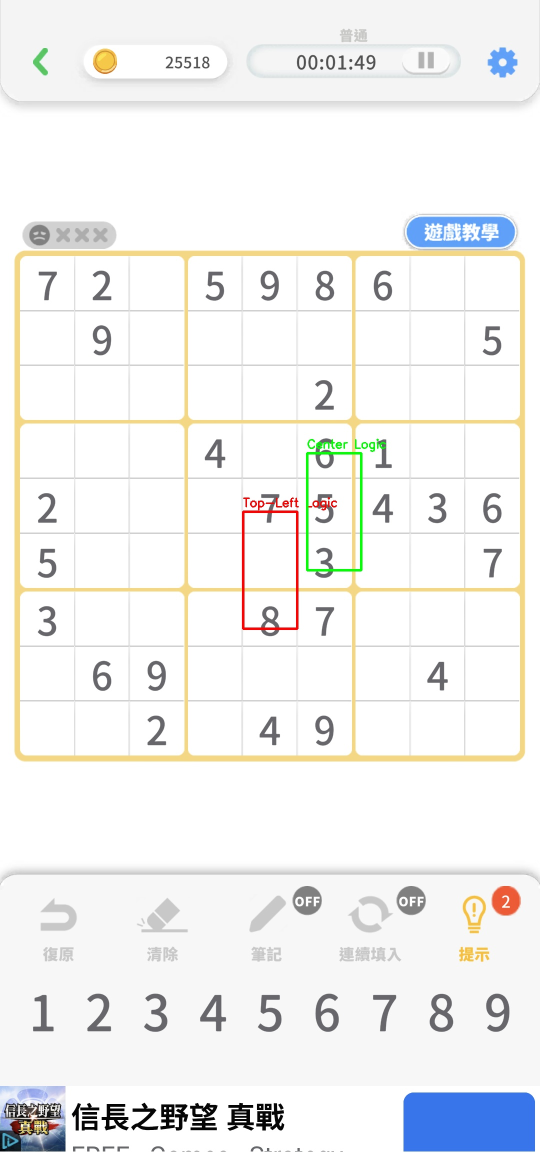
#> input picture debug/debug_output.jpg, 1080 x 2340 px (shown at 1/2 size)
$ python 'import cv.py'
#> lines starting #> are read from the running program, lines starting #| are printed output that depends on the picture
import cv2
import numpy as np
from pathlib import Path
from typing import Tuple, List, Dict

class ImagePipelineTracer:
    """
    影像處理歷程追蹤器
    用於偵測在 Resize, Padding 或 Crop 過程中，座標系統是否發生了偏移
    """
    def __init__(self, original_image_path: Path):
        self.path = original_image_path
        self.history: List[Dict] = []

        # 讀取原始圖片
        if not self.path.exists():
            raise FileNotFoundError(f"找不到檔案: {self.path}")

        self.original_img = cv2.imread(str(self.path))
#> self.original_img is the input picture: shape (2340, 1080, 3); mean B, G, R 241.2, 242.3, 242.1
        self.current_h, self.current_w = self.original_img.shape[:2]
#> self.current_h = 2340; self.current_w = 1080

        # 記錄初始狀態
        self._log_step("原始讀取", self.current_h, self.current_w, offset_y=0)

    def _log_step(self, stage_name: str, h: int, w: int, offset_y: int = 0):
#> called with stage_name = '原始讀取', h = 2340, w = 1080, offset_y = 0
        print(f"[{stage_name}] 尺寸: {w}x{h} | Y軸偏移累積: {offset_y} px")
#| [原始讀取] 尺寸: 1080x2340 | Y軸偏移累積: 0 px
#> in analyze_image_composition, `gray = cv2.cvtColor(self.original_img, cv2.COLOR_BGR2GRAY)`:
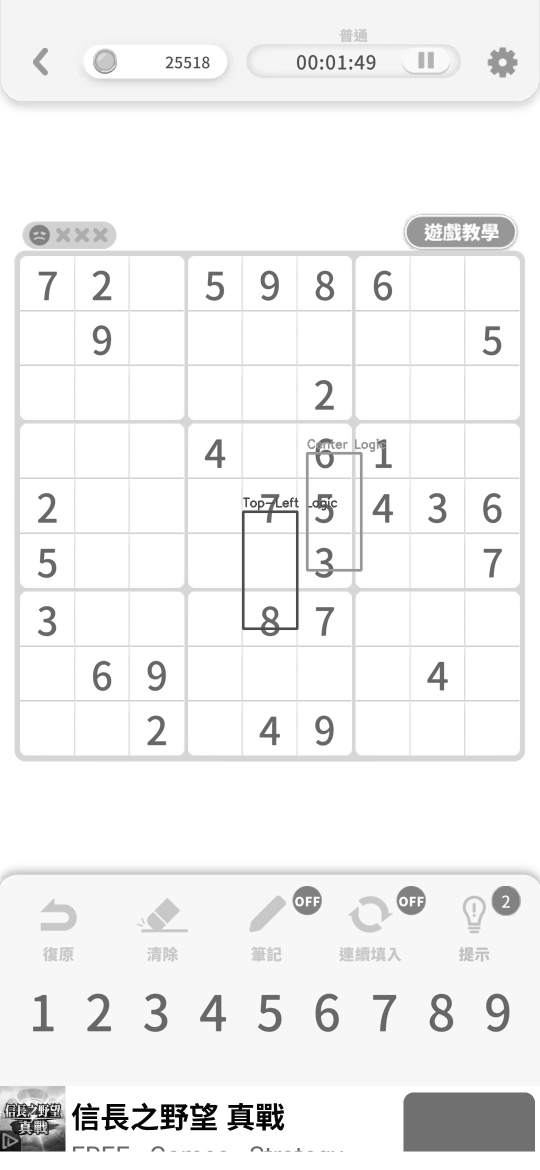
#> gray: shape (2340, 1080) (shown at 1/2 size); min 0, max 255, mean 242.1
#> in analyze_image_composition, `top_slice = gray[0:int(self.current_h*0.05), :]`:
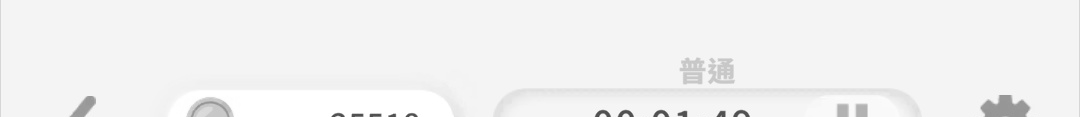
#> top_slice: shape (117, 1080); min 75, max 255, mean 241.8
        self.history.append({
            "stage": stage_name,
            "width": w,
            "height": h,
            "offset_y": offset_y
        })

    def simulate_processing_check(self, target_y_ratio: float = 0.4373):
        """
        模擬常見的錯誤處理流程，幫您找出偏移原因
        """
#> called with target_y_ratio = 0.437
        print(f"\n--- 開始診斷座標偏移 (目標比例: {target_y_ratio}) ---")

        # 1. 原始計算位置
        original_y = int(self.current_h * target_y_ratio)
#> original_y = 1023
        print(f"1. 原始預期 Y 座標 (絕對值): {original_y} px")
#| 1. 原始預期 Y 座標 (絕對值): 1023 px

        # 2. 模擬情境 A：被誤切的 ROI (例如切掉了上方的狀態列 60px)
        # 許多自動化程式會先切掉 status bar 再處理
        status_bar_height = 80
        print(f"\n[模擬情境 A] 程式偷偷切掉了上方 Status Bar ({status_bar_height}px)...")

        # 如果程式切掉上面，但您仍用原圖比例算，座標會對不上
        roi_h = self.current_h - status_bar_height
#> roi_h = 2260
        recalc_y = int(roi_h * target_y_ratio)
#> recalc_y = 988
        diff = original_y - (recalc_y + status_bar_height)
#> diff = -45
        print(f"   -> 若發生此處理，實際落點誤差: {diff} px")
#|    -> 若發生此處理，實際落點誤差: -45 px

        # 3. 模擬情境 B：模型輸入 Resize (例如 YOLO 常用的 640x640 補黑邊)
        target_size = 640
        scale = min(target_size / self.current_h, target_size / self.current_w)
#> scale = 0.274
        new_h, new_w = int(self.current_h * scale), int(self.current_w * scale)
#> new_h = 640; new_w = 295

        # 計算 Padding (補黑邊)
        pad_y = (target_size - new_h) // 2
#> pad_y = 0

        print(f"\n[模擬情境 B] 縮放並補黑邊 (Letterbox) 至 {target_size}x{target_size}...")
        print(f"   -> 縮放後高度: {new_h}, 上下補黑邊: {pad_y} px")
#|    -> 縮放後高度: 640, 上下補黑邊: 0 px

        # 逆推座標
        # 如果您的 0.4373 是在「原始圖」算的，但在「縮放圖」上用...
        scaled_y_on_canvas = (original_y * scale) + pad_y
#> scaled_y_on_canvas = 279.8

        # 轉回原始比例看誤差
        restored_y = (scaled_y_on_canvas - pad_y) / scale
#> restored_y = 1023
        print(f"   -> 座標轉換檢查: {original_y} -> {restored_y:.2f} (若有誤差代表數學轉換正確)")
#|    -> 座標轉換檢查: 1023 -> 1023.00 (若有誤差代表數學轉換正確)
        print(f"   -> **關鍵提示**: 如果您在縮放後的圖上直接畫框，Y 座標會包含 {pad_y}px 的黑邊偏移量！")
#|    -> **關鍵提示**: 如果您在縮放後的圖上直接畫框，Y 座標會包含 0px 的黑邊偏移量！

    def analyze_image_composition(self):
        """簡單分析圖片是否包含上下黑邊或異常區域"""
        gray = cv2.cvtColor(self.original_img, cv2.COLOR_BGR2GRAY)

        # 檢查頂部 5% 是否全黑或全白 (可能是 Status Bar 造成的干擾)
        top_slice = gray[0:int(self.current_h*0.05), :]
        if np.mean(top_slice) < 10 or np.mean(top_slice) > 245:
             print("\n[警告] 圖片頂部似乎包含純色區域 (狀態列/黑邊)。")
             print("這會導致 Y 軸起始點 (0,0) 與遊戲畫面實際起始點不同。")

# --- 主程式 ---
if __name__ == "__main__":
    # 使用您上傳的這張處理過的圖來分析
    # 請確保這張圖在程式碼旁邊
    img_path = Path(__file__).resolve().parent / "debug_output.jpg"
    # 組合出絕對路徑


    try:
        tracer = ImagePipelineTracer(img_path)
        tracer.analyze_image_composition()
        tracer.simulate_processing_check(target_y_ratio=0.4373)
    except Exception as e:
        print(f"執行失敗: {e}")
        print("請確認 'debug_output.jpg' 是否存在於資料夾中。")
